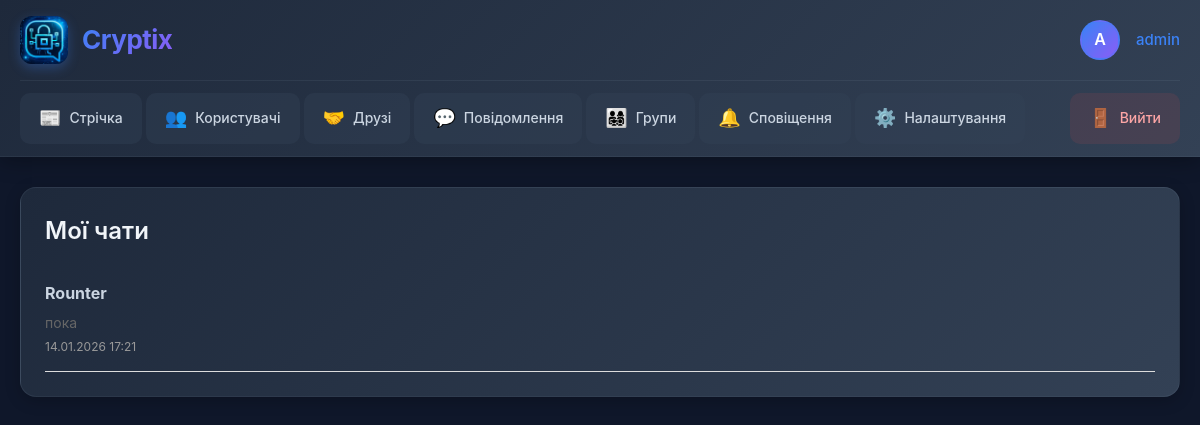
The app's page /conversations/ (signed in) with its own data.
### cryptix_app/models.py (models this page shows, shortened)
class Conversation(models.Model):
    participants = models.ManyToManyField(User, related_name='conversations')
    created_at = models.DateTimeField(auto_now_add=True)
    updated_at = models.DateTimeField(auto_now=True)
    class Meta:
        ordering = ['-updated_at']
    def get_last_message(self):
        return self.messages.first()

class Message(models.Model):
    conversation = models.ForeignKey(Conversation, related_name='messages', on_delete=models.CASCADE)
    sender = models.ForeignKey(User, related_name='sent_messages', on_delete=models.CASCADE)
    content = models.TextField()
    created_at = models.DateTimeField(auto_now_add=True)
    is_read = models.BooleanField(default=False)
    class Meta:
        ordering = ['-created_at']

### cryptix_app/views.py (the view)
# urls.py: path('conversations/', views.conversations_list, name='conversations_list'),
@login_required
def conversations_list(request):
    conversations = request.user.conversations.all().prefetch_related('participants', 'messages')
    conversations_data = []
    for conv in conversations:
        other_user = conv.participants.exclude(id=request.user.id).first()
        last_message = conv.get_last_message()
        unread_count = conv.messages.filter(is_read=False).exclude(sender=request.user).count()
        conversations_data.append({
            'conversation': conv,
            'other_user': other_user,
            'last_message': last_message,
            'unread_count': unread_count
        })
    return render(request, 'cryptix_app/conversations_list.html', {'conversations_data': conversations_data})

### cryptix_app/templates/cryptix_app/conversations_list.html (shortened to what this page needs)
{% extends 'cryptix_app/base.html' %}
{% block content %}
<div class="card">
    <h2>Мої чати</h2>
    {% for data in conversations_data %}
    <a href="{% url 'conversation_detail' data.conversation.id %}" style="text-decoration: none; color: inherit;">
        <div class="conversation-item {% if data.unread_count %}unread{% endif %}">
            <div style="display: flex; justify-content: space-between;">
                <strong>{{ data.other_user.username }}</strong>
            </div>
            {% if data.last_message %}
                <div style="color: #666; font-size: 14px; margin-top: 5px;">
                    {{ data.last_message.content|truncatewords:10 }}
                </div>
                <div style="color: #999; font-size: 12px; margin-top: 3px;">
                    {{ data.last_message.created_at|date:"d.m.Y H:i" }}
                </div>
            {% endif %}
        </div>
    </a>
    {% empty %}
    <p>В вас поки немає чатів. <a href="{% url 'friends_list' %}">Напишіть другові</a></p>
    {% endfor %}
</div>
{% endblock %}

### cryptix_app/templates/cryptix_app/base.html (shortened to what this page needs)
{% load static %}
<!DOCTYPE html>
<html lang="uk">
<head>
</head>
<body>
    <header class="header">
        <div class="header-container">
            <div class="header-top">
                <a href="{% url 'home' %}" class="logo-section">
                    <img src="/media/logo.png" alt="Cryptix" class="logo-img">
                    <div class="logo-text">Cryptix</div>
                </a>
                {% if user.is_authenticated %}
                <div class="user-section">
                    <div class="user-avatar">{{ user.username|first|upper }}</div>
                    <div class="user-name">
                        <a href="{% url 'user_profile_view' user.username %}">{{ user.username }}</a>
                    </div>
                </div>
                {% endif %}
            </div>
            {% if user.is_authenticated %}
            <nav class="nav-menu">
                <a href="{% url 'feed' %}" class="nav-item">
                    <span class="icon">📰</span>
                    <span>Стрічка</span>
                </a>
                <a href="{% url 'users_list' %}" class="nav-item">
                    <span class="icon">👥</span>
                    <span>Користувачі</span>
                </a>
                <a href="{% url 'friends_list' %}" class="nav-item">
                    <span class="icon">🤝</span>
                    <span>Друзі</span>
                </a>
                <a href="{% url 'conversations_list' %}" class="nav-item">
                    <span class="icon">💬</span>
                    <span>Повідомлення</span>
                </a>
                <a href="{% url 'groups_list' %}" class="nav-item">
                    <span class="icon">👨‍👩‍👧‍👦</span>
                    <span>Групи</span>
                </a>
                <a href="{% url 'notifications_list' %}" class="nav-item">
                    <span class="icon">🔔</span>
                    <span>Сповіщення</span>
                </a>
                <a href="{% url 'profile' %}" class="nav-item">
                    <span class="icon">⚙️</span>
                    <span>Налаштування</span>
                </a>
                <a href="{% url 'logout' %}" class="nav-item logout" onclick="event.preventDefault(); document.getElementById('logout-form').submit();">
                    <span class="icon">🚪</span>
                    <span>Вийти</span>
                </a>
            </nav>
            {% endif %}
        </div>
    </header>
    <main class="main-container">
        {% block content %}{% endblock %}
    </main>
</body>
</html>

### cryptix_app/templates/cryptix_app/base.html (style rules this page uses)
* { margin: 0; padding: 0; box-sizing: border-box; }
body { font-family: -apple-system, BlinkMacSystemFont, 'Segoe UI', Roboto, 'Helvetica Neue', Arial, sans-serif; background: #0f172a; color: #f1f5f9; min-height: 100vh; line-height: 1.6; }
.header { background: linear-gradient(135deg, #1e293b 0%, #334155 100%); border-bottom: 1px solid rgba(148, 163, 184, 0.1); box-shadow: 0 4px 20px rgba(0, 0, 0, 0.3); position: sticky; top: 0; z-index: 1000; }
.header-container { max-width: 1400px; margin: 0 auto; padding: 0 20px; }
.header-top { display: flex; align-items: center; justify-content: space-between; padding: 16px 0; border-bottom: 1px solid rgba(148, 163, 184, 0.1); }
.logo-section { display: flex; align-items: center; gap: 14px; }
.logo-img { width: 48px; height: 48px; border-radius: 12px; box-shadow: 0 4px 12px rgba(59, 130, 246, 0.3); object-fit: cover; transition: all 0.3s ease; }
.logo-text { font-size: 26px; font-weight: 700; background: linear-gradient(135deg, #3b82f6, #8b5cf6); -webkit-background-clip: text; -webkit-text-fill-color: transparent; background-clip: text; letter-spacing: -0.5px; }
.user-section { display: flex; align-items: center; gap: 16px; }
.user-avatar { width: 40px; height: 40px; border-radius: 50%; background: linear-gradient(135deg, #3b82f6, #8b5cf6); display: flex; align-items: center; justify-content: center; font-weight: 600; font-size: 16px; color: white; border: 2px solid rgba(59, 130, 246, 0.3); }
.user-name { color: #cbd5e1; font-size: 15px; font-weight: 500; }
.user-name a { color: #3b82f6; text-decoration: none; transition: color 0.2s; }
.nav-menu { display: flex; gap: 4px; padding: 12px 0; overflow-x: auto; scrollbar-width: none; }
.nav-item { display: flex; align-items: center; gap: 8px; padding: 10px 18px; border-radius: 10px; background: rgba(51, 65, 85, 0.4); color: #cbd5e1; text-decoration: none; font-size: 14px; font-weight: 500; white-space: nowrap; transition: all 0.3s ease; border: 1px solid transparent; position: relative; }
.nav-item .icon { font-size: 18px; }
.nav-item.logout { background: rgba(239, 68, 68, 0.1); color: #fca5a5; margin-left: auto; }
.main-container { max-width: 1200px; margin: 0 auto; padding: 30px 20px; }
.card { background: linear-gradient(135deg, #1e293b 0%, #334155 100%); border-radius: 16px; padding: 24px; margin-bottom: 20px; border: 1px solid rgba(148, 163, 184, 0.1); box-shadow: 0 4px 16px rgba(0, 0, 0, 0.2); transition: all 0.3s ease; }
.card h2, .card h3 { color: #f1f5f9; margin-bottom: 16px; }
.card p, .card li, .card span, .card div { color: #cbd5e1; }
.card a { color: #3b82f6; }
h2 { font-size: 24px; color: #3b82f6; margin-bottom: 16px; font-weight: 600; }
a { color: #3b82f6; text-decoration: none; transition: color 0.2s; }
img { max-width: 100%; border-radius: 12px; }

### cryptix_app/templates/cryptix_app/conversations_list.html (style rules this page uses)
.conversation-item { border-bottom: 1px solid #ddd; padding: 15px 0; cursor: pointer; background: transparent; }

### records on screen
Conversation: other_user.username "Rounter", last_message.content "пока", last_message.created_at "14.01.2026 17:21"

### other values on screen
{{ user.username|first|upper }} "A"
{{ user.username }} "admin"
